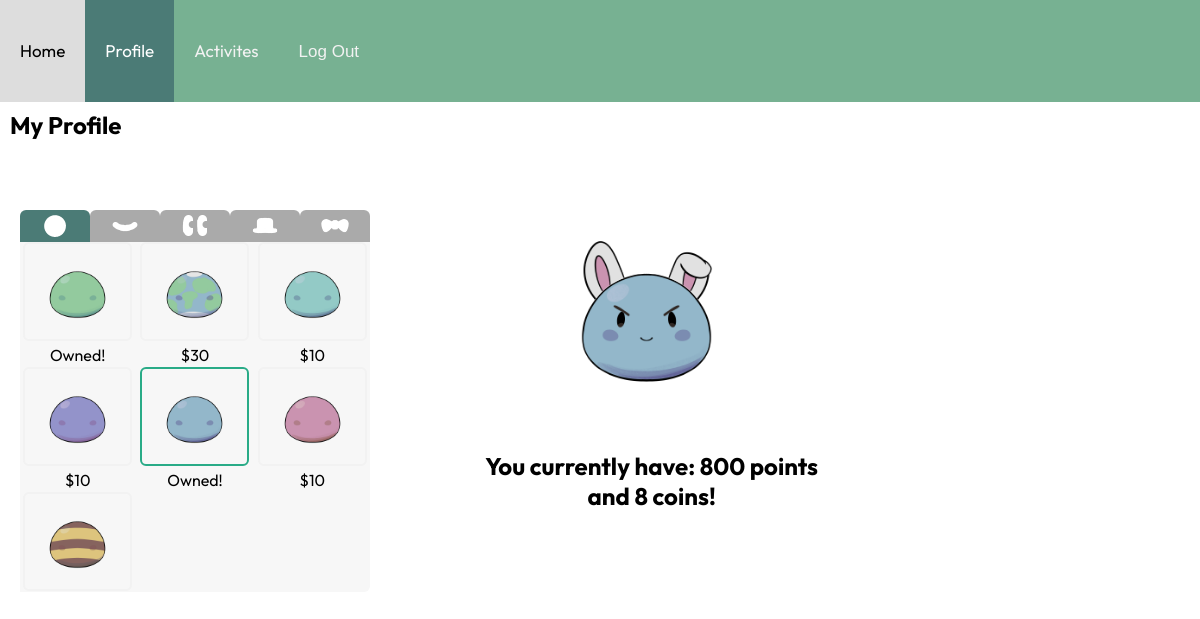
The page /profile/ (signed in) on the database its author committed.
### users/models.py (models this page shows, shortened)
class Item(models.Model):
    CATEGORIES = {
        "colour": "Colour",
        "mouth": "Mouth",
        "eyes": "Eyes",
        "headwear": "Headwear",
        "accessory": "Accessory",
    }
    name = models.CharField(max_length=200)
    category = models.CharField(max_length=200, choices=CATEGORIES)
    price = models.IntegerField()
    img_file = models.ImageField("Image file", upload_to='profile_images')
    is_default_img = models.BooleanField("Default (image is default selection for this item)", default=False)

class Profile(models.Model):
    user = models.OneToOneField(User, on_delete=models.CASCADE)
    bio = models.TextField()
    points_amount = models.IntegerField(default=0)
    coins_amount = models.IntegerField(default=0)

### app/views.py (the view)
# urls.py: path('profile/', profile, name='profile'),
def profile(request):
    def sortItemsByType(item_list):
        items_dict = {"colour":[], "mouth":[], "eyes":[], "headwear":[], "accessory":[]}
        for item in item_list:
            items_dict[item.category].append(item)
        return items_dict
    marker = request.user.id
    profile = Profile.objects.get(user=marker)
    avatar = Avatar.objects.get(profile=profile)
    if request.method == "GET":
        all_items = sortItemsByType(Item.objects.all())
        owned_item_ids = []
        owned_item_relations = OwnedItem.objects.filter(profile=profile)
        for relation in owned_item_relations:
            owned_item_ids.append(relation.item.id)
        seleted_items = {"colour": avatar.colour,
                         "mouth": avatar.mouth,
                         "eyes": avatar.eyes,
                         "headwear": avatar.headwear,
                         "accessory": avatar.accessory}
        context = {
            'profile_data': profile,
            'avatar_data': avatar,
            'all_items': all_items,
            'owned_item_ids': owned_item_ids,
            'selected_items': seleted_items,
        }
        return render(request, 'app/profilePage.html', context)

### app/templates/app/profilePage.html (shortened to what this page needs)
{% load static %}
<!DOCTYPE html>
<html lang="en">
<head>
    <link rel="stylesheet" href="{% static 'app/css/styles.css' %}">
    <link rel="stylesheet" media="screen and (max-width: 640px)" href="{% static 'app/css/styles_mobile.css' %}" />
    <link rel="stylesheet" media="screen and (min-width:641px)" href="{% static 'app/css/styles.css' %}" />
</head>
<body>
    <div class="container">
        <div class="item-a">
            <div class="topnav">
                <a href="{% url 'home' %}">Home</a>
                <a class="active" href="/profile">Profile</a>
                <a href="{% url 'game_map' %}" class="nav-item nav-link">Activites</a>
                <form method="post" action="{% url 'logout' %}">
                    <button type="submit">Log Out</button>
                </form>
            </div>
        </div>
    </div>
    <header>
        <h2><b>My Profile</b></h2>
    </header>
    <div class="container">
        <div class="item-b">
                <div class="avatar">
                    {% for category, item in selected_items.items %}
                        {% if item %}
                            <img class="avatar {{category}}" src="{{ item.img_file.url }}" alt="avatar {{ category }}">
                        {% else %}
                            <img class="avatar {{category}}" src="/images/blank_placeholder.png" alt="no item set">
                        {% endif %}
                    {% endfor %}
                </div>
                <h2><b>
                    You currently have:
                    <span id=points_amount>{{ profile_data.points_amount }}</span> points<br>
                    and <span id=coins_amount>{{ profile_data.coins_amount }}</span> coins!
                </b></h2>
            </div>
            <div class="shop">
                <div class="tab-buttons">
                    <label>
                        <img src="/images/colour_tab_icon.png">
                    </label>
                    <label>
                        <img src="/images/mouth_tab_icon.png">
                    </label>
                    <label>
                        <img src="/images/eyes_tab_icon.png">
                    </label>
                    <label>
                        <img src="/images/headwear_tab_icon.png">
                    </label>
                    <label>
                        <img src="/images/accessory_tab_icon.png">
                    </label>
                </div>
                <div class="tabs">
                    {% for category, item_list in all_items.items %}
                        <div class="{{ category }}" id="shop-{{ category }}-tab">
                            {% for item in item_list %}
                                {% if item.id in owned_item_ids %}
                                    <label class="owned item">
                                        <img src="{{ item.img_file.url }}">
                                {% else %}
                                    <label class="unowned item">
                                        <img src="{{ item.img_file.url }}">
                                        <span class="item-price">${{ item.price }}</span>
                                {% endif %}
                            </label>
                            {% endfor %}
                        </div>
                    {% endfor %}
                </div>
            </div>
        </div>
</body>
</html>

### app/static/app/css/styles.css (style rules this page uses)
body { font-family: "Outfit"; padding: 0px; margin: 0px 0px 0px 0px; width: 100%; }
a { text-decoration: none; }
a:link, a:visited { text-decoration: none; color: black; }
h2 { margin-left: 10px; }
img { margin-left: 10px; }
.topnav { background-color: #77b192; overflow: hidden; cursor: pointer; }
.topnav a { float: left; color: #f2f2f2; text-align: center; padding: 40px 20px 41px 20px; text-decoration: none; font-size: 17px; }
.topnav a.active { background-color: #4b7b76; color: white; }
button[type=submit] { background-color: #77b192; overflow: hidden; border: none; float: left; color: #f2f2f2; text-align: center; padding: 42px 20px 40px 20px; text-decoration: none; font-size: 17px; }
.item-a { grid-area: top; }
.avatar { display: grid; }
.avatar > img { grid-row-start: 1; grid-column-start: 1; }
.colour { z-index: 1; }
.accessory { z-index: 5; }
.shop { position: relative; grid-area: sideLt; align-self: centre; justify-self: center; display: block; margin-left: 20px; height: 382px; width: 350px; }
[type=radio] + img { cursor: pointer; }
.tab-buttons { display: block; height: 32px; width: 350px; }
.tab-buttons > * { float: left; height: 32px; margin: 0; }
.tab-buttons [type=radio] + img { background-color: #aaa; border-radius: 6px 6px 0 0; padding: 0 19px; margin: 0; }
.tab-buttons [type=radio]:checked + img { background-color: #4b7b76; }
.tabs { display: grid; background-color: #f7f7f7; border-radius: 0 0 6px 6px; }
.tabs > * { grid-row-start: 1; grid-column-start: 1; overflow-x: hidden; overflow-y: scroll; visibility: hidden; display: grid; grid-template-columns: 1fr 1fr 1fr; gap: 2px; height: 350px; width: 350px; }
.tabs > :first-child { visibility: visible; }
.item { background-color: #f7f7f7; border-radius: 6px; text-align: center; padding: 0; }
.item > [type=radio] + img { border: 2px solid #f2f2f2; border-radius: 6px; padding: 0 5px; margin: 0; height: 95px; }
.item > [type=radio]:checked + img { border:2px solid #29Ab87; }
.owned::after { content: "Owned!"; }
.container { display: grid; grid-template-columns: [c1] 1fr [c2] 2fr [c3] 1fr; grid-template-rows: [r1] 50px [r2] 40px [r3] 1fr [r4] 1fr; grid-template-areas: "top top top" "sideLt main sideRt" "sideLb main sideRb"; }

### app/static/app/css/styles_mobile.css (style rules this page uses)
body { font-family: "Outfit"; padding: 0px; margin: 0px 0px 0px 0px; }
a { text-decoration: none; }
a:link, a:visited { text-decoration: none; color: black; }
h2 { margin-left: 10px; }
img { margin-left: 10px; }
.topnav { background-color: #77b192; overflow: hidden; width: 100%; max-height: 14%; }
.topnav a { float: left; color: #f2f2f2; text-align: center; padding: 40px 20px 41px 20px; max-height: 15px; text-decoration: none; font-size: x-small; }
.topnav a.active { background-color: #4b7b76; color: white; }
button[type=submit] { background-color: #77b192; overflow: hidden; border: none; float: left; color: #f2f2f2; text-align: center; padding: 42px 20px 40px 20px; text-decoration: none; font-size: x-small; }
.avatar { display: grid; }
.avatar > img { grid-row-start: 1; grid-column-start: 1; }
.colour { z-index: 1; }
.accessory { z-index: 5; }
.shop { display: block; margin-left: auto; margin-right: auto; height: 300px; width: 300px; }
.tab-buttons { display: block; height: 32px; width: 300px; }
.tab-buttons > * { float: left; height: 32px; margin: 0; }
.tab-buttons [type=radio] + img { background-color: #aaa; border-radius: 6px 6px 0 0; cursor: pointer; padding: 0 14px; margin: 0; }
.tab-buttons [type=radio]:checked + img { background-color: #4b7b76; }
.tabs { display: grid; background-color: #f7f7f7; border-radius: 0 0 6px 6px; }
.tabs > * { grid-row-start: 1; grid-column-start: 1; overflow-x: hidden; overflow-y: scroll; visibility: hidden; display: grid; grid-template-columns: 1fr 1fr 1fr; gap: 2px; height: 300px; width: 300px; }
.tabs > :first-child { visibility: visible; }
.item { background-color: #f7f7f7; border-radius: 6px; text-align: center; padding: 0; }
.item > [type=radio] + img { border: 2px solid #f2f2f2; border-radius: 6px; cursor: pointer; padding: 0 5px; margin: 0; height: 85px; }
.item > [type=radio]:checked + img { border:2px solid #29Ab87; }
.owned::after { content: "Owned!"; }
.container { display: block; }
.container > * { margin-left: auto; margin-right: auto; }

### rows shown on the page
Item: img_file (picture)
Profile: points_amount "800", coins_amount "8"
Item: img_file (placeholder picture)
Item: img_file (picture), price "30"
Item: img_file (picture), price "10"
Item: img_file (picture), price "10"
Item: img_file (picture)
Item: img_file (picture), price "10"
Item: img_file (picture)
